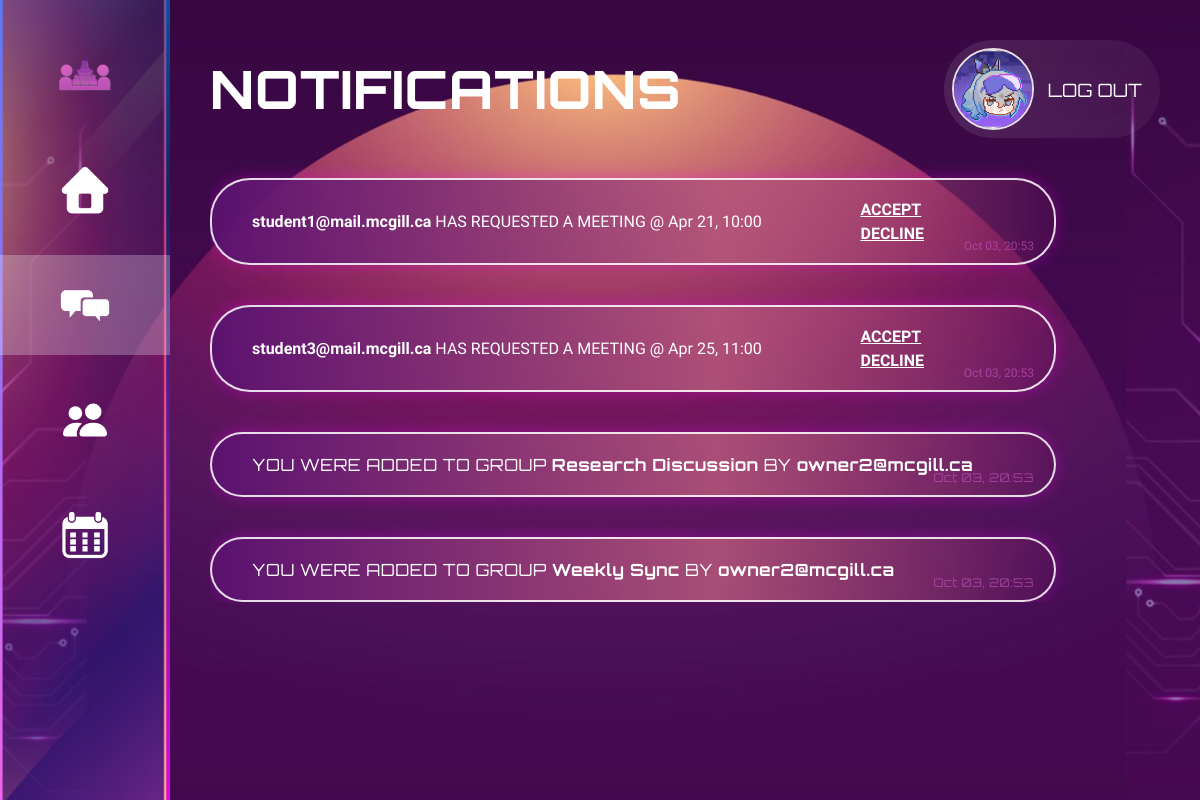
Screenshot of /notifications.php (signed in) with the database file from the repository.
### tables this page shows
CREATE TABLE appointments (
    appointment_id INT PRIMARY KEY AUTO_INCREMENT,
    slot_id INT UNIQUE NOT NULL,  
    user_id INT NOT NULL,
    status ENUM('booked','pending') DEFAULT 'pending',
    created_at TIMESTAMP DEFAULT CURRENT_TIMESTAMP,
    
    FOREIGN KEY (slot_id) REFERENCES booking_slots(slot_id)
    ON DELETE CASCADE,
    FOREIGN KEY (user_id) REFERENCES users(user_id)
);

CREATE TABLE users ( 
    user_id INT AUTO_INCREMENT PRIMARY KEY,
    email VARCHAR(50) NOT NULL UNIQUE,
    password VARCHAR(255) NOT NULL,
    role ENUM('student', 'owner') NOT NULL
);

CREATE TABLE booking_slots (
    slot_id INT PRIMARY KEY AUTO_INCREMENT,
    owner_id INT NOT NULL,
    start_time DATETIME NOT NULL,
    end_time DATETIME NOT NULL,
    is_active BOOLEAN DEFAULT FALSE,  
    is_recurring BOOLEAN DEFAULT FALSE,
    recurring_id INT NULL,
    created_at TIMESTAMP DEFAULT CURRENT_TIMESTAMP,
    
    FOREIGN KEY (owner_id) REFERENCES users(user_id),
    FOREIGN KEY (recurring_id) REFERENCES recurrences(recurring_id)
    ON DELETE SET NULL
);

CREATE TABLE group_participants (
    id INT PRIMARY KEY AUTO_INCREMENT,
    group_id INT NOT NULL,
    user_id INT NOT NULL,
    UNIQUE(group_id, user_id),  
    created_at TIMESTAMP DEFAULT CURRENT_TIMESTAMP,
    
    FOREIGN KEY (group_id) REFERENCES groups(group_id)
    ON DELETE CASCADE,
    FOREIGN KEY (user_id) REFERENCES users(user_id)
);

CREATE TABLE groups (
    group_id INT PRIMARY KEY AUTO_INCREMENT,
    owner_id INT NOT NULL,
    title VARCHAR(255),
    created_at TIMESTAMP DEFAULT CURRENT_TIMESTAMP,
    
    FOREIGN KEY (owner_id) REFERENCES users(user_id)
);

### notifications.php (the view, shortened to what this page needs)
<?php
require_once __DIR__ . '/connect_db.php';
$user_id = (int) $_SESSION['user_id'];
$sql = "
SELECT
    a.appointment_id,
    a.status,
    a.created_at,
    bs.start_time,
    bs.end_time,
    bs.owner_id,
    student.email AS student_email,
    owner.email AS owner_email
FROM appointments a
JOIN booking_slots bs ON a.slot_id = bs.slot_id
JOIN users student ON a.user_id = student.user_id
JOIN users owner ON bs.owner_id = owner.user_id
WHERE a.user_id = ? OR bs.owner_id = ?
ORDER BY a.created_at DESC
";
$stmt = $conn->prepare($sql);
$stmt->bind_param("ii", $user_id, $user_id);
$stmt->execute();
$result = $stmt->get_result();
$group_sql = "
SELECT
    gp.group_id,
    gp.created_at,
    g.title AS group_title,
    u.email AS owner_email
FROM group_participants gp
JOIN groups g ON gp.group_id = g.group_id
JOIN users u ON g.owner_id = u.user_id
WHERE gp.user_id = ?
AND gp.created_at >= NOW() - INTERVAL 2 DAY
ORDER BY gp.created_at DESC
";
$stmt2 = $conn->prepare($group_sql);
$stmt2->bind_param("i", $user_id);
$stmt2->execute();
$group_result = $stmt2->get_result();
?>
<!DOCTYPE html>
<html>
<head>
    <link rel="stylesheet" href="css/style.css">
    <link rel="stylesheet" href="css/notifications_style.css">
</head>
<body>
<div class="notifications-page">
    <aside class="sidebar">
        <a href="appointments.php">
            <button class="sidebar-btn logo" title="Appointments">
                <img src="assets/logo.png" alt="Appointments" />
            </button>
        </a>
        <a href="slots_owner.php">
            <button class="sidebar-btn" title="Home">
                <img src="assets/home_icon.png" alt="Home" />
            </button>
        </a>
        <a href="notifications.php">
            <button class="sidebar-btn active" title="Notifications">
                <img src="assets/chat_icon.png" alt="notifications" />
            </button>
        </a>
        <a href="group_meetings.php">
            <button class="sidebar-btn" title="Group Meetings">
            </button>
        </a>
        <?php if ($_SESSION['role'] === 'owner'): ?>
            <a href="slots.php">
                <button class="sidebar-btn" title="Slots">
                    <img src="assets/calendar_icon.png" alt="Slots" />
                </button>
            </a>
        <?php endif; ?>
    </aside>
    <div class="notifications-main">
        <header class="notifications-header">
            <h1>NOTIFICATIONS</h1>
            <form class="logout-form" action="logout.php" method="post">
                <button class="logout-btn" type="submit">
                    <img src="assets/profile.png" alt="Profile" class="profile-icon" />
                    <span>LOG OUT</span>
                </button>
            </form>
        </header>
        <div class="notifications-list">
        <?php while ($row = $result->fetch_assoc()): ?>
            <?php
            $isOwner = ($row['owner_id'] == $user_id);
            $time = date("M d, H:i", strtotime($row['start_time']));
            $timestamp = date("M d, H:i", strtotime($row['created_at']));
            ?>
            <?php if (!$isOwner): ?>
                <?php $hasNotifications = true; ?>
                <div class="notification-card">
                    YOUR REQUEST FOR MEETING WITH
                    <strong><?= htmlspecialchars($row['owner_email']) ?></strong>
                    @ <?= $time ?> HAS BEEN SENT!
                    <div class="timestamp"><?= $timestamp ?></div>
                </div>
            <?php elseif ($row['status'] == 'pending'): ?>
                <div class="card card-row">
                    <div>
                        <strong><?= htmlspecialchars($row['student_email']) ?></strong>
                        HAS REQUESTED A MEETING @ <?= $time ?>
                        <div class="timestamp"><?= $timestamp ?></div>
                    </div>
                    <div class="actions">
                        <a href="update_appointment.php?id=<?= $row['appointment_id'] ?>&action=accept" class="btn accept">ACCEPT</a>
                        <a href="update_appointment.php?id=<?= $row['appointment_id'] ?>&action=decline" class="btn decline">DECLINE</a>
                    </div>
                </div>
            <?php endif; ?>
        <?php endwhile; ?>
        <?php while ($row = $group_result->fetch_assoc()): ?>
            <?php
            $timestamp = date("M d, H:i", strtotime($row['created_at']));
            ?>
            <div class="notification-card">
                YOU WERE ADDED TO GROUP
                <strong><?= htmlspecialchars($row['group_title']) ?></strong>
                BY <strong><?= htmlspecialchars($row['owner_email']) ?></strong>
                <div class="timestamp"><?= $timestamp ?></div>
            </div>
        <?php endwhile; ?>
        </div>
    </div>
</div>
</body>
</html>

### css/style.css (style rules this page uses)
* { box-sizing: border-box; margin: 0; }
:root { --font-heading: 'Orbitron', sans-serif; --font-body: 'Rajdhani', sans-serif; --text-main: #ffffff; --border-soft: rgba(255, 255, 255, 0.85); --row-grad: linear-gradient(90deg, rgba(91, 18, 112, 0.95) 0%, rgba(180, 86, 122, 0.88) 60%, rgba(121, 22, 99, 0.2) 100%); }
html, body { width: 100%; min-height: 100%; }
body { font-family: var(--font-body); color: var(--text-main); background: url("../assets/307_Project.jpg") center center / cover no-repeat; }
.sidebar { width: 170px; min-width: 170px; height: 100vh; float: left; position: relative; display: flex; flex-direction: column; align-items: center; gap: 15px; padding-top: 25px; background: url("../assets/sidebar.png") left top / cover no-repeat; }
.sidebar>* { position: relative; z-index: 1; }
.sidebar-btn { width: 170px; height: 100px; border: none; background: transparent; cursor: pointer; display: flex; align-items: center; justify-content: center; padding: 0px; }
.sidebar-btn img { max-width: 60px; max-height: 60px; }
.sidebar-btn svg { color: var(--text-main); width: 44px; height: 44px; }
.sidebar-btn.active { background: rgba(255, 255, 255, 0.25); }
.logout-btn { display: flex; align-items: center; gap: 14px; padding: 8px 18px 8px 8px; border-radius: 999px; font-size: 1.15rem; border: none; background: linear-gradient(90deg, rgba(255,255,255,0.10), rgba(255,255,255,0.05)); color: var(--text-main); cursor: pointer; transition: 0.3s; }
.profile-icon { width: 82px; height: 82px; object-fit: cover; border-radius: 50%; flex-shrink: 0; border: 2px solid rgba(255, 255, 255, 0.85); }

### css/notifications_style.css (style rules this page uses)
.notifications-page { display: flex; height: 100vh; }
.notifications-main { flex: 1; padding: 40px; position: relative; }
.notifications-header { display: flex; justify-content: space-between; align-items: center; flex-wrap: wrap; }
.notifications-header h1 { font-family: var(--font-heading); font-size: 3.3rem; font-weight: 800; letter-spacing: 1px; color: white; }
.notifications-header .logout-btn { font-family: var(--font-heading); }
.notification-card, .card， .empty { font-family: var(--font-heading); font-size: 1.05rem; color: white; letter-spacing: 0.5px; }
.notifications-list { max-height: 70vh; overflow-y: auto; padding-right: 10px; }
.notification-card, .card, .empty { margin-top: 40px; padding: 20px 40px; border-radius: 40px; border: 2px solid var(--border-soft); background: var(--row-grad); width: 90%; position: relative; z-index: 1; box-shadow: 0 0 15px rgba(255, 0, 255, 0.3); }
.timestamp { position: absolute; right: 20px; bottom: 10px; font-size: 12px; color: #cc57c7; opacity: 0.6; }
.card-row { display: flex; justify-content: space-between; align-items: center; }
.actions { display: flex; flex-direction: column; gap: 5px; margin-left: 30px; margin-right: 90px; }
.actions a { color: white; }
.btn { cursor: pointer; font-weight: bold; transition: 0.2s; }

### rows the page displays
appointments: user.email "student1@mail.mcgill.ca", slot.start_time "Apr 21, 10:00", created_at "Oct 03, 20:53"
appointments: user.email "student3@mail.mcgill.ca", slot.start_time "Apr 25, 11:00", created_at "Oct 03, 20:53"
group_participants: group.title "Research Discussion", users.email "owner2@mcgill.ca", created_at "Oct 03, 20:53"
group_participants: group.title "Weekly Sync", users.email "owner2@mcgill.ca", created_at "Oct 03, 20:53"
